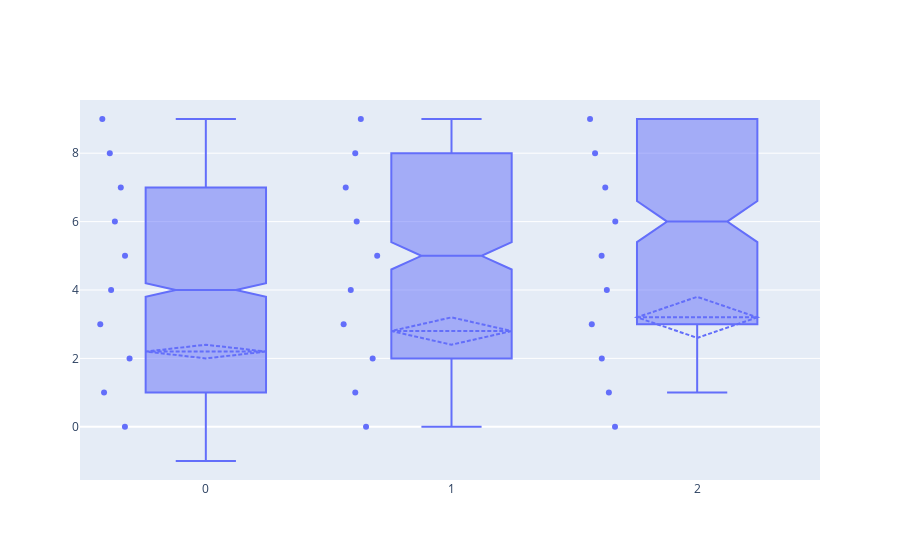

The notebook cell this image was saved under:
### Code cell
import plotly.graph_objects as go

fig = go.Figure()

fig.add_trace(go.Box(y=[
        [ 0, 1, 2, 3, 4, 5, 6, 7, 8, 9 ],
        [ 0, 1, 2, 3, 4, 5, 6, 7, 8, 9 ],
        [ 0, 1, 2, 3, 4, 5, 6, 7, 8, 9 ]
      ], name="Precompiled Quartiles"))

fig.update_traces(q1=[ 1, 2, 3 ], median=[ 4, 5, 6 ],
                  q3=[ 7, 8, 9 ], lowerfence=[-1, 0, 1],
                  upperfence=[5, 6, 7], mean=[ 2.2, 2.8, 3.2 ],
                  sd=[ 0.2, 0.4, 0.6 ], notchspan=[ 0.2, 0.4, 0.6 ] )

fig.show()

### Figure 1 — Plotly figure (JSON) as saved in the notebook; plotly's stock layout.template omitted (floating-point values rounded to 4 significant figures)
{"data": [{"lowerfence": [-1, 0, 1], "mean": [2.2, 2.8, 3.2], "median": [4, 5, 6], "name": "Precompiled Quartiles", "notchspan": [0.2, 0.4, 0.6], "q1": [1, 2, 3], "q3": [7, 8, 9], "sd": [0.2, 0.4, 0.6], "type": "box", "upperfence": [5, 6, 7], "y": [[0, 1, 2, 3, 4, 5, 6, 7, 8, 9], [0, 1, 2, 3, 4, 5, 6, 7, 8, 9], [0, 1, 2, 3, 4, 5, 6, 7, 8, 9]]}], "layout": {}}
